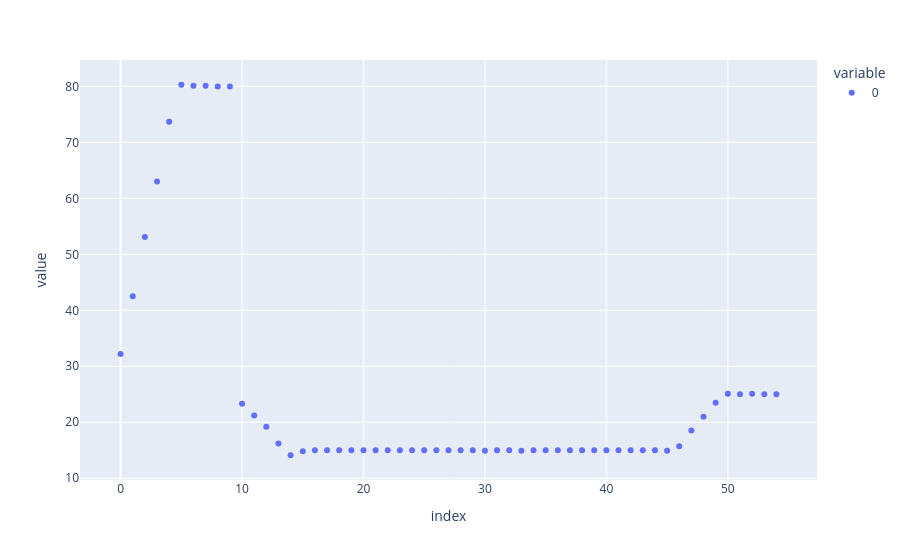

Notebook source saved alongside this figure:
### Code cell
Data = Exp576_24_15C

px.scatter(Data.get_T_profile())

### Figure 1 — Plotly figure (JSON) as saved in the notebook; plotly's stock layout.template omitted (floating-point values rounded to 4 significant figures)
{"data": [{"hovertemplate": "variable=0<br>index=%{x}<br>value=%{y}<extra></extra>", "legendgroup": "0", "marker": {"color": "#636efa", "symbol": "circle"}, "mode": "markers", "name": "0", "orientation": "v", "showlegend": true, "type": "scatter", "x": [0, 1, 2, 3, 4, 5, 6, 7, 8, 9, 10, 11, 12, 13, 14, 15, 16, 17, 18, 19, 20, 21, 22, 23, 24, 25, 26, 27, 28, 29, 30, 31, 32, 33, 34, 35, 36, 37, 38, 39, 40, 41, 42, 43, 44, 45, 46, 47, 48, 49, 50, 51, 52, 53, 54], "xaxis": "x", "y": [32.2, 42.5, 53.1, 63.0, 73.7, 80.3, 80.1, 80.1, 80.0, 80.0, 23.3, 21.2, 19.2, 16.2, 14.1, 14.8, 15.0, 15.0, 15.0, 15.0, 15.0, 15.0, 15.0, 15.0, 15.0, 15.0, 15.0, 15.0, 15.0, 15.0, 14.9, 15.0, 15.0, 14.9, 15.0, 15.0, 15.0, 15.0, 15.0, 15.0, 15.0, 15.0, 15.0, 15.0, 15.0, 14.9, 15.7, 18.5, 21.0, 23.5, 25.1, 25.0, 25.1, 25.0, 25.0], "yaxis": "y"}], "layout": {"legend": {"title": {"text": "variable"}, "tracegroupgap": 0}, "margin": {"t": 60}, "xaxis": {"anchor": "y", "domain": [0, 1], "title": {"text": "index"}}, "yaxis": {"anchor": "x", "domain": [0, 1], "title": {"text": "value"}}}}
